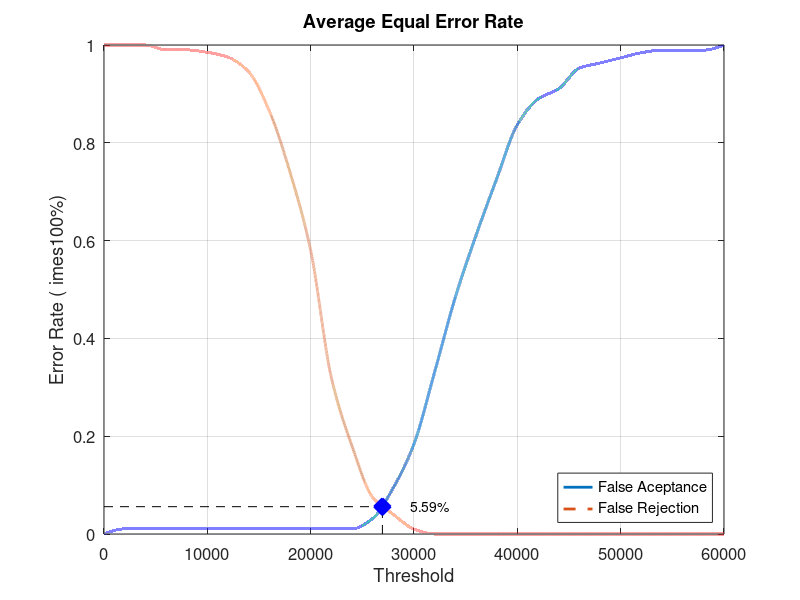
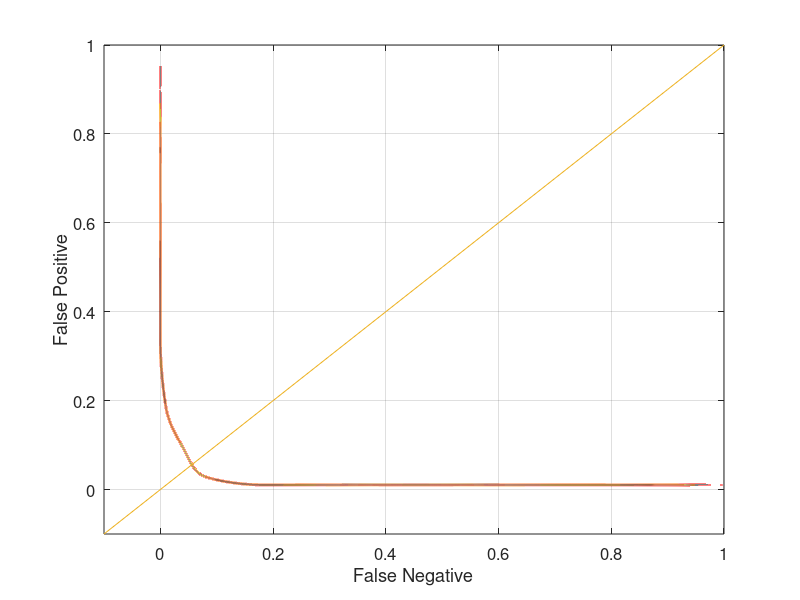

Here is the MATLAB script that generated these plots, in order:
close all;
clear;
clc;
x = 0:2000:60000;
xq = 0:0.5:60000;

y0 = [0 0.0105263 0.0105263 0.0105263 0.0105263 0.0105263 0.0105263 0.0105263 0.0105263 0.0105263 0.0105263 0.0105263 0.0105263 0.0315789 0.0947368 0.184211 0.331579 0.484211 0.610526 0.726316 0.836842 0.889474 0.910526 0.952632 0.963158 0.973684 0.984211 0.989474 0.989474 0.989474 1]
yy0 = interp1(x, y0, xq, 'pchip');
y1 = [1 1 1 0.99 0.99 0.985 0.975 0.945 0.865 0.74 0.58 0.32 0.18 0.075 0.04 0.01 0 0 0 0 0 0 0 0 0 0 0 0 0 0 0]
yy1 = interp1(x, y1, xq, 'pchip');

% Calculating EER: 
y2 = abs(y0 - y1);
find(y2 == min(y2))
yy2 = abs(yy0 - yy1);
xEER = find(yy2 == min(yy2));
xEERIndex = xq(xEER) % X-axis EER
yEER = yy0(xEER) % Y-axis EER

main = figure
plot(xq, yy0,'-','LineWidth', 2);	hold on
plot(xq, yy1,'--','LineWidth', 2);	hold on
plot([xEERIndex xEERIndex], [0 yEER], 'k--');	hold on
plot([0 xEERIndex], [yEER yEER], 'k--');	hold on
plot(xEERIndex, yEER, 'bx', 'LineWidth', 10);	hold on
text(xEERIndex + 10 * xEERIndex / 100, yEER, [num2str(round((10000 * yEER)) / 100) '%'])
legend('False Aceptance', 'False Rejection', 'Location', 'SouthEast')
xlabel('Threshold')
ylabel('Error Rate (	imes100%)')
title('Average Equal Error Rate')
set(gca, 'FontSize', 12)
axis([0 60000 0 1])
grid on

print(main, 'Database4_2Main', '-dpng');
FNRxFPR = figure('Color', [1 1 1]);
plot(yy1, yy0, '-', yy1, yy0, 'LineWidth', 2);
hold on
y = -0.1:0.1:1
plot(y, y); 
set(gca, 'FontSize', 12)
xlabel('False Negative')
ylabel('False Positive')
axis([-0.1 1 -0.1 1])
set(gca, 'FontSize', 12)
grid on

print(FNRxFPR, 'Database4_2FNRxFPR','-dpng');
